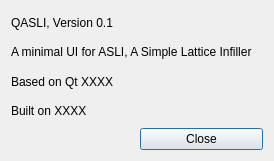
<?xml version="1.0" encoding="UTF-8"?>
<ui version="4.0">
 <class>About</class>
 <widget class="QDialog" name="About">
  <property name="geometry">
   <rect>
    <x>0</x>
    <y>0</y>
    <width>274</width>
    <height>161</height>
   </rect>
  </property>
  <property name="windowTitle">
   <string>About QASLI</string>
  </property>
  <layout class="QVBoxLayout" name="verticalLayout">
   <item>
    <layout class="QGridLayout" name="gridLayout">
     <item row="7" column="0">
      <widget class="QLabel" name="label_3">
       <property name="text">
        <string/>
       </property>
      </widget>
     </item>
     <item row="2" column="0" colspan="2">
      <widget class="QLabel" name="label_2">
       <property name="text">
        <string>QASLI, Version 0.1</string>
       </property>
      </widget>
     </item>
     <item row="7" column="1">
      <widget class="QPushButton" name="closeButton">
       <property name="text">
        <string>Close</string>
       </property>
      </widget>
     </item>
     <item row="4" column="0" colspan="2">
      <widget class="QLabel" name="qtVersionLabel">
       <property name="text">
        <string>Based on Qt XXXX</string>
       </property>
      </widget>
     </item>
     <item row="5" column="0" colspan="2">
      <widget class="QLabel" name="buildTimeLabel">
       <property name="text">
        <string>Built on XXXX</string>
       </property>
      </widget>
     </item>
     <item row="3" column="0" colspan="2">
      <widget class="QLabel" name="label">
       <property name="text">
        <string>A minimal UI for ASLI, A Simple Lattice Infiller</string>
       </property>
      </widget>
     </item>
    </layout>
   </item>
  </layout>
 </widget>
 <resources/>
 <connections>
  <connection>
   <sender>closeButton</sender>
   <signal>clicked()</signal>
   <receiver>About</receiver>
   <slot>close()</slot>
   <hints>
    <hint type="sourcelabel">
     <x>219</x>
     <y>100</y>
    </hint>
    <hint type="destinationlabel">
     <x>136</x>
     <y>59</y>
    </hint>
   </hints>
  </connection>
 </connections>
</ui>
